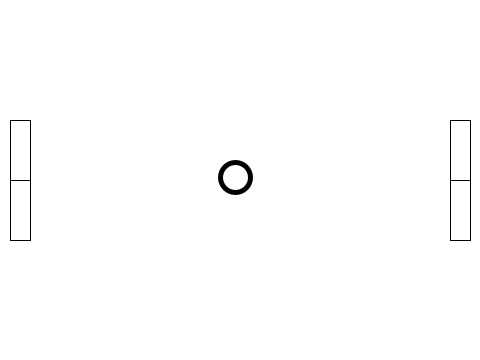
Frame 1 (no input)
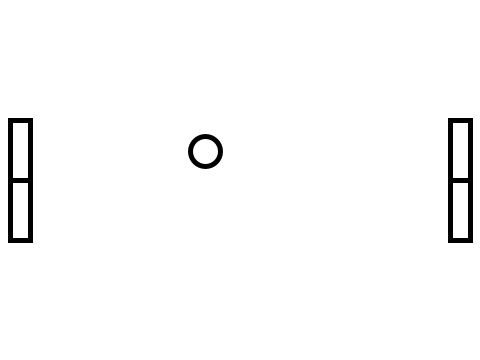
Frame 60 (the mouse pressed at the canvas centre just before this capture)
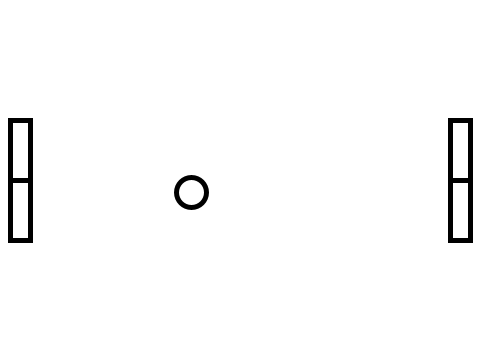
Frame 120 (the mouse held since frame 60 and released just before this capture)

The Processing sketch that drew these frames (run headless with seeded random() and noise(); from frame 60 on, the mouse is pressed at the canvas centre):

// Processing sketch: myPongWithPaddleMovableInteractiveBouncingVariableAngleReflecti
// ── myPongWithPaddleMovableInteractiveBouncingVariableAngleReflecti.pde
//myPongWithPaddleMovableInteractiveBouncingVariableAngleReflection
        
    class Paddle {
        
        int x;
        int y;
        int w;
        int h;
        char up;
        char down;
                
        Paddle(int x_, int y_, int w_, int h_, char up_, char down_) {
            x = x_;
            y = y_;
            w = w_;
            h = h_;
            up = up_;
            down = down_;
        }
        
        //키보드를 누르면 위/아래로 움직입니다
        void update(char key) {
            if (key == up) {
                y -= 10;
                y = constrain(y, 0, height);
            }
            else if (key == down) {
                y += 10;
                y = constrain(y, 0, height - h);
            }
        }
        
        void display() {
            rect(x, y, w, h);
            line(x, y + h / 2, x + w, y + h / 2);
        }
    }
        
    class Ball {
        PVector location;
        PVector velocity;
        PVector acceleration;
        
        float radius = 15;
    
        Ball() {
            location = new PVector(width / 2, height / 2);
            velocity = PVector.random2D().mult(5);
            acceleration = new PVector(0, 0);
        }
        
        //공의 속도와 위치를 업데이트 합니다
        void move() {
            velocity.add(acceleration);
            location.add(velocity);
                
                
            //오른쪽 벽에 닿이면
            if (location.x > width - radius) {
                println("Ball reached right border.");
                println("Player one won the game!.");
                location = new PVector(width / 2, height / 2);
                //임의의 방향으로 새 게임을 시작합니다
                velocity = PVector.random2D().mult(5);
            }
            //왼쪽 벽에 닿이면
            else if (location.x < 0 + radius) {
                println("Ball reached right border.");
                println("Player two won the game!.");
                location = new PVector(width / 2, height / 2);
                //임의의 방향으로 새 게임을 시작합니다
                velocity = PVector.random2D().mult(5);
            }
            //아래쪽 바닥에 닿이면
            if (location.y > height - radius) {
                location.y = height - radius;
                velocity.y = - 1 * velocity.y;
            }
            //위쪽 천장에 닿이면
            else if (location.y < 0 + radius) {
                location.y = radius;
                velocity.y = - 1 * velocity.y;
            }
        }
        
        //paddle과 상호작용합니다
        void interactWith(Paddle p) {
            if (isColliding(p)) {
                float factor = abs(location.y - (p.y + p.h / 2));
                float reflect = map(factor,0, p.h / 2, 0, radians(75));
                println("reflect: " + reflect);
                //경계면 처리
                if (velocity.x < 0) {
                  location.x = p.x + p.w + radius;
                }
                else {
                  location.x = p.x - radius;
                }
                
                //방형 역전
                velocity.x *= -1.0;
                
                //반사
                if (velocity.y < 0) {
                  velocity.y = velocity.mag() * sin(-reflect);
                }
                else {
                  velocity.y = velocity.mag() * sin(reflect);
                }
                
                //가속
                velocity.mult(1.03);
            }
        }

        void display() {
            strokeWeight(5);
            ellipseMode(RADIUS);
            ellipse(location.x, location.y, radius, radius);
        }
        
        //공과 패들이 충돌하는지를 알려줍니다
        boolean isColliding(Paddle p) {
            //borders
            float left = p.x - radius;
            float right = p.x + p.w + radius;
            float top = p.y - radius;
            float bottom = p.y  + p.h + radius;
            if ((location.x > left) && (location.x < right) && (location.y > top) && (location.y < bottom)){
                return true;
            }
            else {
                return false;
            }
        }
    }
        
    Ball ball;
    Paddle left;
    Paddle right;
    
    void setup() {
        size(480, 360);
        smooth();
        background(255);
        ball = new Ball();
        left = new Paddle(10, 120, 20, 120, 'q', 'a');
        right = new Paddle(width - 10 - 20, 120, 20, 120, 'p', 'l');
    }
    
    void draw() {
        background(255);
        noFill();
        ball.interactWith(left);
        ball.interactWith(right);
        ball.move();
        
        if (ball.isColliding(left)) {
            fill(100);
            left.display();
            ball.display();
            noFill();
            right.display();
        }
        else if (ball.isColliding(right)) {
            fill(100);
            right.display();
            ball.display();
            noFill();
            left.display();
        }
        else {
            left.display();
            right.display();
            ball.display();
        }
    }
    
    void keyPressed() {
        left.update(key);
        right.update(key);
    }
